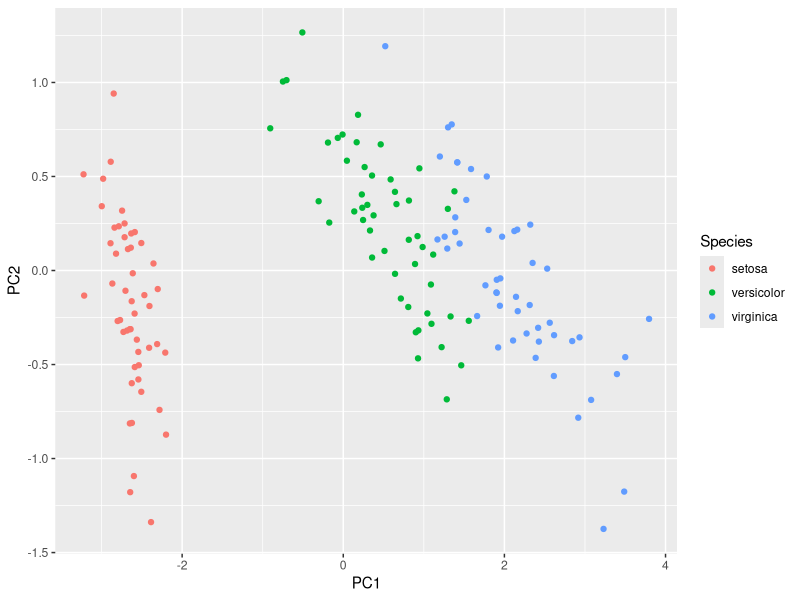
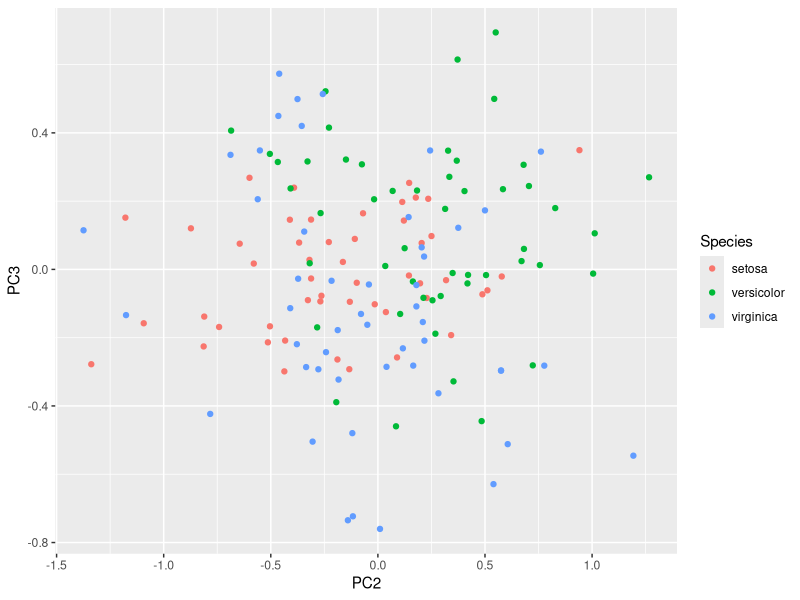
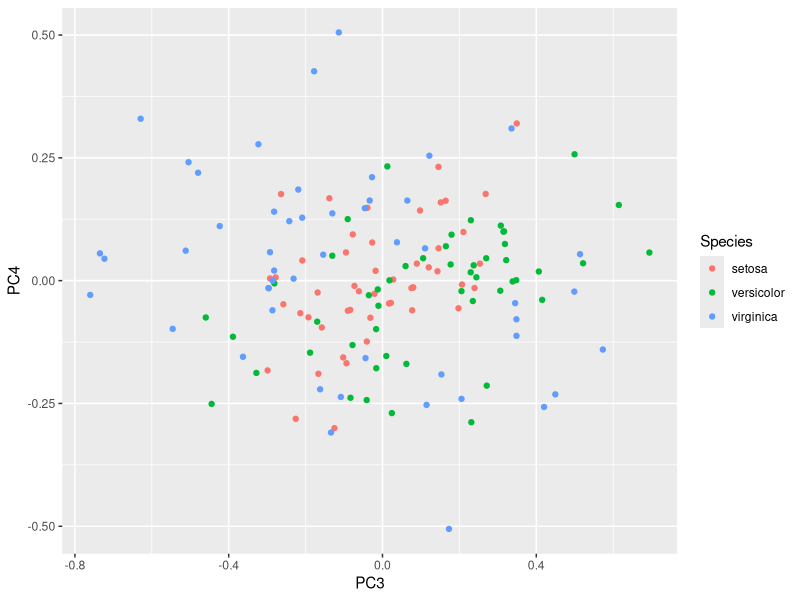

These charts were generated, in order, by the following R code:
## ---- chunk 1
knitr::opts_chunk$set(echo = TRUE)

library(ggplot2)
data(iris)

## ---- chunk 2
irispca = prcomp(iris[, -5])
summary(irispca)
## ---- chunk 3
var = irispca$sdev^2
pve = var/sum(var)

var
cumsum(pve)
## ---- chunk 4
scores <- as.data.frame(irispca$x)   
scores$Species <- iris$Species   

ggplot(data = scores) + 
  geom_point(mapping = aes(x = PC1, y = PC2, color = Species))
## ---- chunk 5
ggplot(data = scores) + 
  geom_point(mapping = aes(x = PC2, y = PC3, color = Species))
## ---- chunk 6
ggplot(data = scores) + 
  geom_point(mapping = aes(x = PC3, y = PC4, color = Species))
